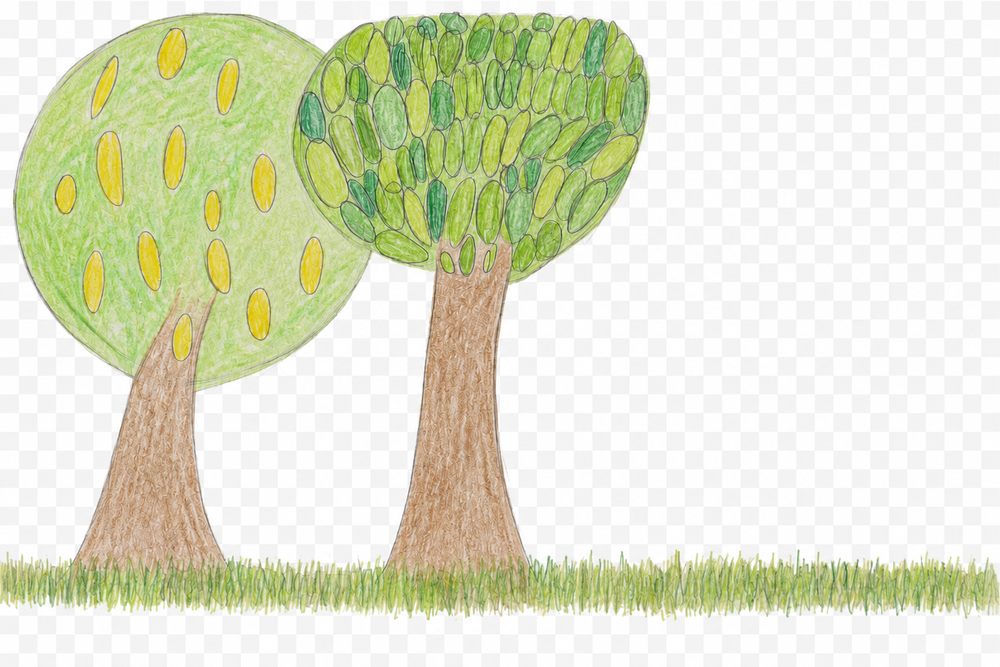
#> input picture assets/source/forest-background-original.png, 1000 x 667 px, shrunk from 1535 x 1024 before the run
$ python prepare_forest_background.py
#> lines starting #> are read from the running program, lines starting #| are printed output that depends on the picture; after the words box and inside, x2 and y2 are one past the last pixel; in counts of white or black regions, pixels touching at a corner belong together
import colorsys
from pathlib import Path

from PIL import Image, ImageChops, ImageFilter, ImageOps


ROOT = Path(__file__).resolve().parents[1]
SOURCE = ROOT / "assets" / "source" / "forest-background-original.png"
OUT_NO_GRASS = ROOT / "assets" / "sprites" / "forest_background_no_grass.png"
GRASS_OUT = ROOT / "assets" / "sprites" / "grass_layer.png"
GRASS_TOP = 780


def is_checker_background(pixel: tuple[int, int, int]) -> bool:
    r, g, b = pixel
    max_c = max(pixel)
    min_c = min(pixel)
    saturation = max_c - min_c
    return saturation < 18 and min_c > 216


def is_light_background_artifact(pixel: tuple[int, int, int]) -> bool:
    r, g, b = pixel
    max_c = max(pixel)
    min_c = min(pixel)
    saturation = max_c - min_c
    return saturation < 36 and min_c > 190


def checker_background_mask(image: Image.Image) -> Image.Image:
    rgb = image.convert("RGB")
    width, height = rgb.size
    pixels = rgb.load()
    mask = Image.new("L", (width, height), 0)
    mask_pixels = mask.load()

    for y in range(height):
        for x in range(width):
            if is_checker_background(pixels[x, y]):
                mask_pixels[x, y] = 255

    return mask


def trim_vertical(image: Image.Image, padding: int = 10) -> Image.Image:
    bbox = image.getchannel("A").getbbox()
    if bbox is None:
        return image

    _, top, _, bottom = bbox
    top = max(0, top - padding)
    bottom = min(image.height, bottom + padding)
    return image.crop((0, top, image.width, bottom))


def is_grass(pixel: tuple[int, int, int, int]) -> bool:
    r, g, b, a = pixel
    if a < 20:
        return False
    if is_light_background_artifact((r, g, b)):
        return False

    # In the bottom band the useful non-grass detail is mostly the warm brown
    # tree trunks. Everything else visible there belongs to the grass layer,
    # including dark pencil strokes between the green and yellow blades.
    hue, saturation, value = colorsys.rgb_to_hsv(r / 255, g / 255, b / 255)
    hue *= 360
    is_trunk = 15 <= hue <= 46 and saturation > 0.16 and value > 0.25
    return not is_trunk


def grass_mask(image: Image.Image, top: int = GRASS_TOP) -> Image.Image:
    width, height = image.size
    pixels = image.load()
    mask = Image.new("L", (width, height), 0)
    mask_pixels = mask.load()

    for y in range(max(0, top), height):
        for x in range(width):
            if is_grass(pixels[x, y]):
                mask_pixels[x, y] = pixels[x, y][3]

    mask = mask.filter(ImageFilter.GaussianBlur(0.2))
    mask_pixels = mask.load()
    for y in range(max(0, top), height):
        for x in range(width):
            if is_light_background_artifact(pixels[x, y][:3]):
                mask_pixels[x, y] = 0

    return mask


def apply_alpha_mask(image: Image.Image, mask: Image.Image) -> Image.Image:
    layer = image.copy()
    layer.putalpha(mask)
    return layer


def remove_alpha_mask(image: Image.Image, mask: Image.Image) -> Image.Image:
    result = image.copy()
    alpha = result.getchannel("A")
    result.putalpha(ImageChops.subtract(alpha, mask))
    return result


def main() -> None:
    image = ImageOps.exif_transpose(Image.open(SOURCE)).convert("RGBA")
    background = checker_background_mask(image)
#> in checker_background_mask, rgb is the input picture: PIL image 1000x667 RGB; mean R, G, B 222.1, 225.6, 199.9
#> in checker_background_mask, `mask = Image.new("L", (width, height), 0)`: mask: PIL image 1000x667 L; every value is 0
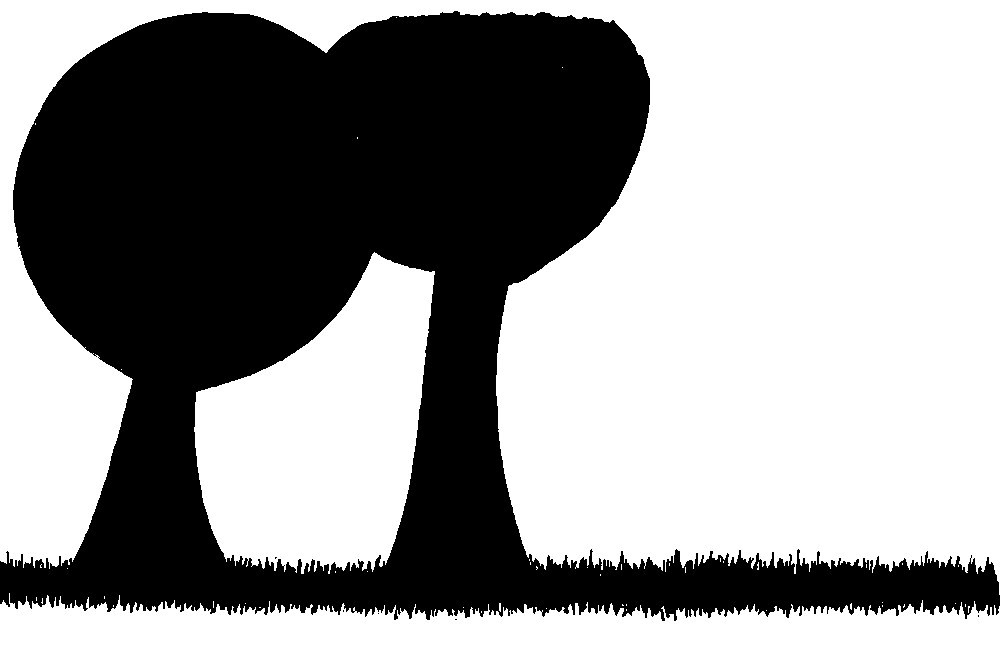
#> background: PIL image 1000x667 L; 60.5% white; 6 black regions (5 under 20 px), largest, box (x1, y1, x2, y2) and area: (0, 11, 1000, 621) 263702
    alpha = ImageOps.invert(background)
    alpha = alpha.filter(ImageFilter.MaxFilter(3)).filter(ImageFilter.GaussianBlur(0.35))
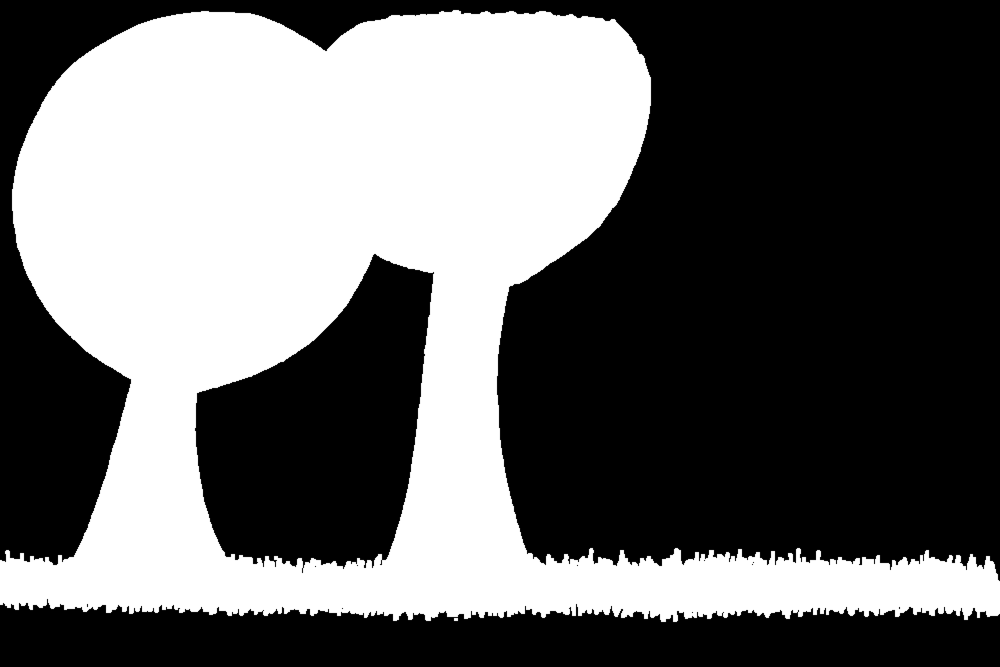
#> alpha: PIL image 1000x667 L; min 0, max 255, mean 104.2
    image.putalpha(alpha)

    sprite = trim_vertical(image)
#> in trim_vertical, `return image.crop((0, top, image.width, bottom))`:
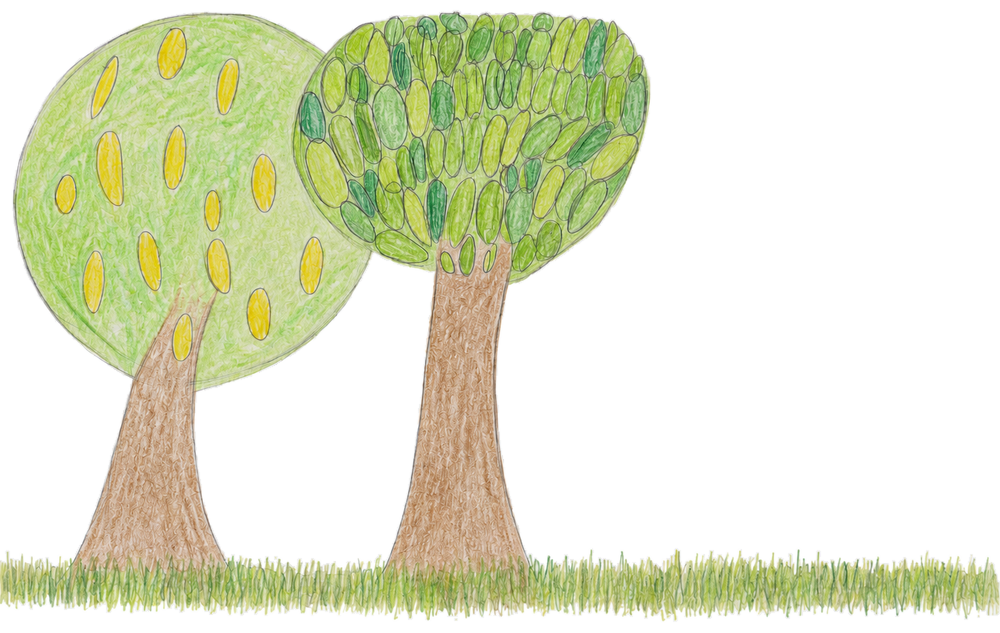
#> returned value: PIL image 1000x633 RGBA; mean R, G, B, A 220.7, 224.4, 197.2, 109.8; transparent parts drawn white

    grass = grass_mask(sprite)
#> in grass_mask, `mask = Image.new("L", (width, height), 0)`: mask: PIL image 1000x633 L; every value is 0
    apply_alpha_mask(sprite, grass).save(GRASS_OUT)
    remove_alpha_mask(sprite, grass).save(OUT_NO_GRASS)
#> in remove_alpha_mask, `alpha = result.getchannel("A")`:
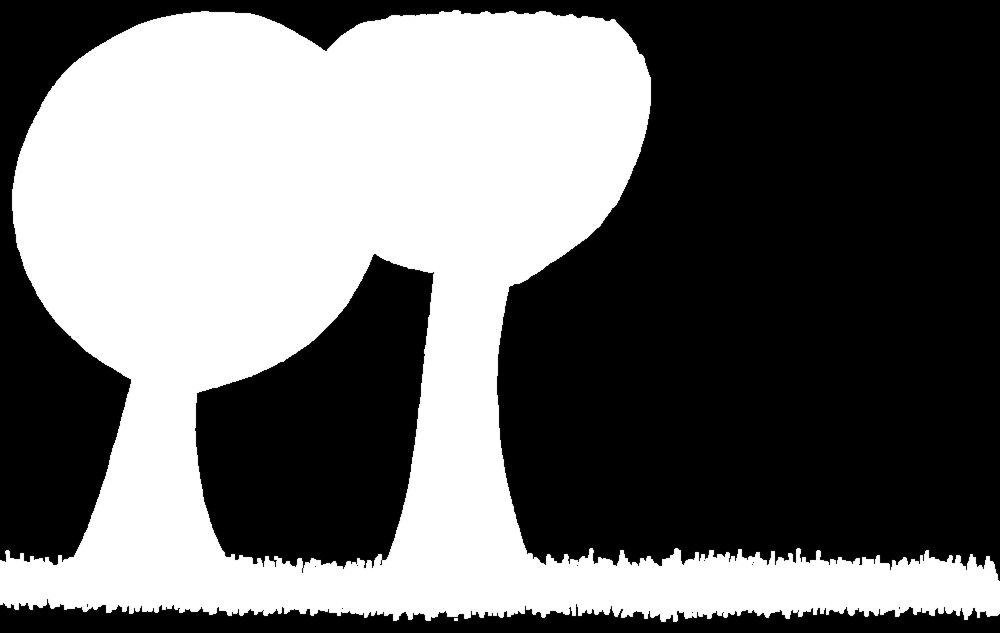
#> alpha: PIL image 1000x633 L; min 0, max 255, mean 109.8
    print(f"{OUT_NO_GRASS.name}: {sprite.size[0]}x{sprite.size[1]}")
#| forest_background_no_grass.png: 1000x633


if __name__ == "__main__":
    main()
